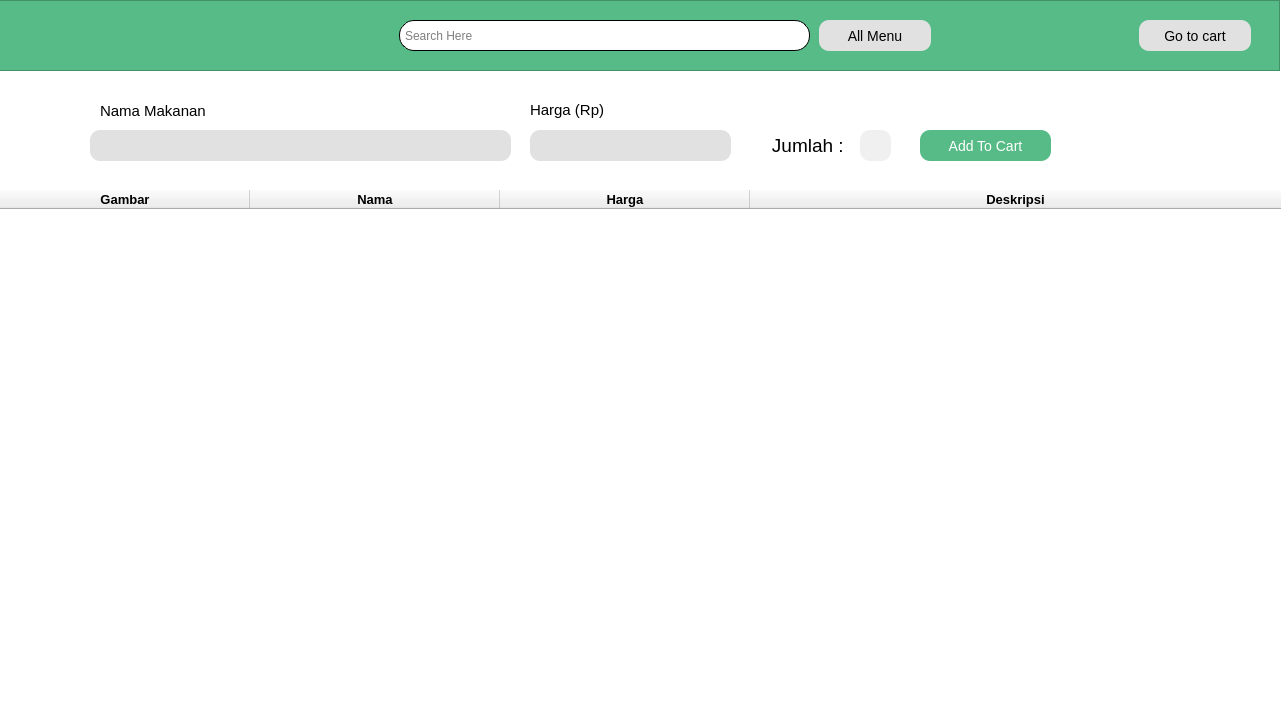
<?xml version="1.0" encoding="UTF-8"?>
<ui version="4.0">
 <class>Dialog</class>
 <widget class="QDialog" name="Dialog">
  <property name="geometry">
   <rect>
    <x>0</x>
    <y>0</y>
    <width>1281</width>
    <height>720</height>
   </rect>
  </property>
  <property name="windowTitle">
   <string>NWFOS </string>
  </property>
  <property name="styleSheet">
   <string notr="true">QDialog#Dialog{
	background-color: #fff;
}</string>
  </property>
  <widget class="QTableWidget" name="tableWidget">
   <property name="geometry">
    <rect>
     <x>0</x>
     <y>190</y>
     <width>1281</width>
     <height>531</height>
    </rect>
   </property>
   <property name="font">
    <font>
     <pointsize>10</pointsize>
    </font>
   </property>
   <property name="layoutDirection">
    <enum>Qt::LeftToRight</enum>
   </property>
   <property name="frameShape">
    <enum>QFrame::NoFrame</enum>
   </property>
   <property name="frameShadow">
    <enum>QFrame::Sunken</enum>
   </property>
   <property name="alternatingRowColors">
    <bool>true</bool>
   </property>
   <property name="showGrid">
    <bool>false</bool>
   </property>
   <property name="wordWrap">
    <bool>true</bool>
   </property>
   <attribute name="horizontalHeaderCascadingSectionResizes">
    <bool>true</bool>
   </attribute>
   <attribute name="horizontalHeaderDefaultSectionSize">
    <number>250</number>
   </attribute>
   <attribute name="horizontalHeaderHighlightSections">
    <bool>true</bool>
   </attribute>
   <attribute name="horizontalHeaderStretchLastSection">
    <bool>true</bool>
   </attribute>
   <attribute name="verticalHeaderVisible">
    <bool>false</bool>
   </attribute>
   <attribute name="verticalHeaderCascadingSectionResizes">
    <bool>true</bool>
   </attribute>
   <attribute name="verticalHeaderDefaultSectionSize">
    <number>250</number>
   </attribute>
   <attribute name="verticalHeaderHighlightSections">
    <bool>false</bool>
   </attribute>
   <column>
    <property name="text">
     <string>Gambar</string>
    </property>
    <property name="font">
     <font>
      <pointsize>10</pointsize>
      <weight>75</weight>
      <bold>true</bold>
     </font>
    </property>
   </column>
   <column>
    <property name="text">
     <string>Nama</string>
    </property>
    <property name="font">
     <font>
      <pointsize>10</pointsize>
      <weight>75</weight>
      <bold>true</bold>
     </font>
    </property>
   </column>
   <column>
    <property name="text">
     <string>Harga</string>
    </property>
    <property name="font">
     <font>
      <pointsize>10</pointsize>
      <weight>75</weight>
      <bold>true</bold>
     </font>
    </property>
   </column>
   <column>
    <property name="text">
     <string>Deskripsi</string>
    </property>
    <property name="font">
     <font>
      <pointsize>10</pointsize>
      <weight>75</weight>
      <bold>true</bold>
     </font>
    </property>
   </column>
  </widget>
  <widget class="QLabel" name="labelHarga">
   <property name="geometry">
    <rect>
     <x>530</x>
     <y>130</y>
     <width>201</width>
     <height>31</height>
    </rect>
   </property>
   <property name="font">
    <font>
     <pointsize>12</pointsize>
    </font>
   </property>
   <property name="styleSheet">
    <string notr="true">QLabel#labelHarga{
	border-radius: 10px;
	background-color: rgb(225, 225, 225);
}</string>
   </property>
   <property name="frameShape">
    <enum>QFrame::Box</enum>
   </property>
   <property name="text">
    <string/>
   </property>
   <property name="alignment">
    <set>Qt::AlignCenter</set>
   </property>
  </widget>
  <widget class="QLabel" name="label_3">
   <property name="geometry">
    <rect>
     <x>720</x>
     <y>120</y>
     <width>181</width>
     <height>51</height>
    </rect>
   </property>
   <property name="font">
    <font>
     <pointsize>14</pointsize>
    </font>
   </property>
   <property name="text">
    <string>Jumlah : </string>
   </property>
   <property name="alignment">
    <set>Qt::AlignCenter</set>
   </property>
  </widget>
  <widget class="QLineEdit" name="jumlahText">
   <property name="geometry">
    <rect>
     <x>860</x>
     <y>130</y>
     <width>31</width>
     <height>31</height>
    </rect>
   </property>
   <property name="font">
    <font>
     <pointsize>14</pointsize>
    </font>
   </property>
   <property name="styleSheet">
    <string notr="true">QLineEdit#jumlahText{
	border-radius: 10px;
	background-color: rgb(240, 240, 240);
}

QLineEdit#jumlahText::focus{
	border: 2px solid blue;
}</string>
   </property>
   <property name="text">
    <string/>
   </property>
   <property name="placeholderText">
    <string/>
   </property>
  </widget>
  <widget class="QPushButton" name="addToCartButton">
   <property name="geometry">
    <rect>
     <x>920</x>
     <y>130</y>
     <width>131</width>
     <height>31</height>
    </rect>
   </property>
   <property name="font">
    <font>
     <pointsize>-1</pointsize>
     <weight>50</weight>
     <italic>false</italic>
     <bold>false</bold>
    </font>
   </property>
   <property name="styleSheet">
    <string notr="true">QPushButton#addToCartButton {
    background-color: #56BB86;
    border-radius: 10px;
    font:14px;
	color:#fff;
    padding: 6px;
}
QPushButton#addToCartButton:hover {
    background-color:rgb(46, 209, 119);
	border-style: inset;
}

QPushButton#addToCartButton:pressed {
    background-color:rgb(58, 127, 90);
	border-style: inset;
}</string>
   </property>
   <property name="text">
    <string>Add To Cart</string>
   </property>
  </widget>
  <widget class="QLabel" name="labelNama">
   <property name="geometry">
    <rect>
     <x>90</x>
     <y>130</y>
     <width>421</width>
     <height>31</height>
    </rect>
   </property>
   <property name="font">
    <font>
     <pointsize>12</pointsize>
    </font>
   </property>
   <property name="styleSheet">
    <string notr="true">QLabel#labelNama{
	border-radius: 10px;
	background-color: rgb(225, 225, 225);
}
</string>
   </property>
   <property name="frameShape">
    <enum>QFrame::Box</enum>
   </property>
   <property name="text">
    <string/>
   </property>
   <property name="alignment">
    <set>Qt::AlignCenter</set>
   </property>
  </widget>
  <widget class="QFrame" name="frame">
   <property name="geometry">
    <rect>
     <x>-1</x>
     <y>0</y>
     <width>1281</width>
     <height>71</height>
    </rect>
   </property>
   <property name="styleSheet">
    <string notr="true">QFrame#frame {
	background-color: rgb(86, 187, 134);
}</string>
   </property>
   <property name="frameShape">
    <enum>QFrame::StyledPanel</enum>
   </property>
   <property name="frameShadow">
    <enum>QFrame::Raised</enum>
   </property>
   <widget class="QPushButton" name="gtCartButton">
    <property name="geometry">
     <rect>
      <x>1140</x>
      <y>20</y>
      <width>112</width>
      <height>31</height>
     </rect>
    </property>
    <property name="styleSheet">
     <string notr="true">QPushButton#gtCartButton {
    background-color: rgb(225, 225, 225);
    border-radius: 10px;
    font:14px;
	color:#000;
    padding: 6px;
}
QPushButton#gtCartButton:hover {
	background-color:rgb(231, 231, 231);
    border-style: inset;
}
QPushButton#gtCartButton:pressed {
	background-color:rgb(190, 190, 190);
    border-style: inset;
}</string>
    </property>
    <property name="text">
     <string>Go to cart</string>
    </property>
   </widget>
   <widget class="QPushButton" name="allMenuButton">
    <property name="geometry">
     <rect>
      <x>820</x>
      <y>20</y>
      <width>112</width>
      <height>31</height>
     </rect>
    </property>
    <property name="styleSheet">
     <string notr="true">QPushButton#allMenuButton {
    background-color: rgb(225, 225, 225);
    border-radius: 10px;
    font:14px;
	color:#000;
    padding: 6px;
}
QPushButton#allMenuButton:hover {
	background-color:rgb(231, 231, 231);
    border-style: inset;
}
QPushButton#allMenuButton:pressed {
	background-color:rgb(190, 190, 190);
    border-style: inset;
}</string>
    </property>
    <property name="text">
     <string>All Menu</string>
    </property>
   </widget>
   <widget class="QLineEdit" name="searchText">
    <property name="geometry">
     <rect>
      <x>400</x>
      <y>20</y>
      <width>411</width>
      <height>31</height>
     </rect>
    </property>
    <property name="styleSheet">
     <string notr="true">QLineEdit#searchText{
	border: 1px solid black;
	border-radius: 15px;
	padding:3px;
}

QLineEdit#searchText::focus{
	border: 2px solid blue;
}
</string>
    </property>
    <property name="placeholderText">
     <string>Search Here</string>
    </property>
   </widget>
  </widget>
  <widget class="QLabel" name="label">
   <property name="geometry">
    <rect>
     <x>100</x>
     <y>100</y>
     <width>151</width>
     <height>21</height>
    </rect>
   </property>
   <property name="font">
    <font>
     <pointsize>11</pointsize>
    </font>
   </property>
   <property name="text">
    <string>Nama Makanan</string>
   </property>
  </widget>
  <widget class="QLabel" name="label_2">
   <property name="geometry">
    <rect>
     <x>530</x>
     <y>100</y>
     <width>181</width>
     <height>20</height>
    </rect>
   </property>
   <property name="font">
    <font>
     <pointsize>11</pointsize>
    </font>
   </property>
   <property name="text">
    <string>Harga (Rp)</string>
   </property>
  </widget>
  <zorder>frame</zorder>
  <zorder>tableWidget</zorder>
  <zorder>labelHarga</zorder>
  <zorder>label_3</zorder>
  <zorder>jumlahText</zorder>
  <zorder>addToCartButton</zorder>
  <zorder>labelNama</zorder>
  <zorder>label</zorder>
  <zorder>label_2</zorder>
 </widget>
 <resources/>
 <connections/>
</ui>
